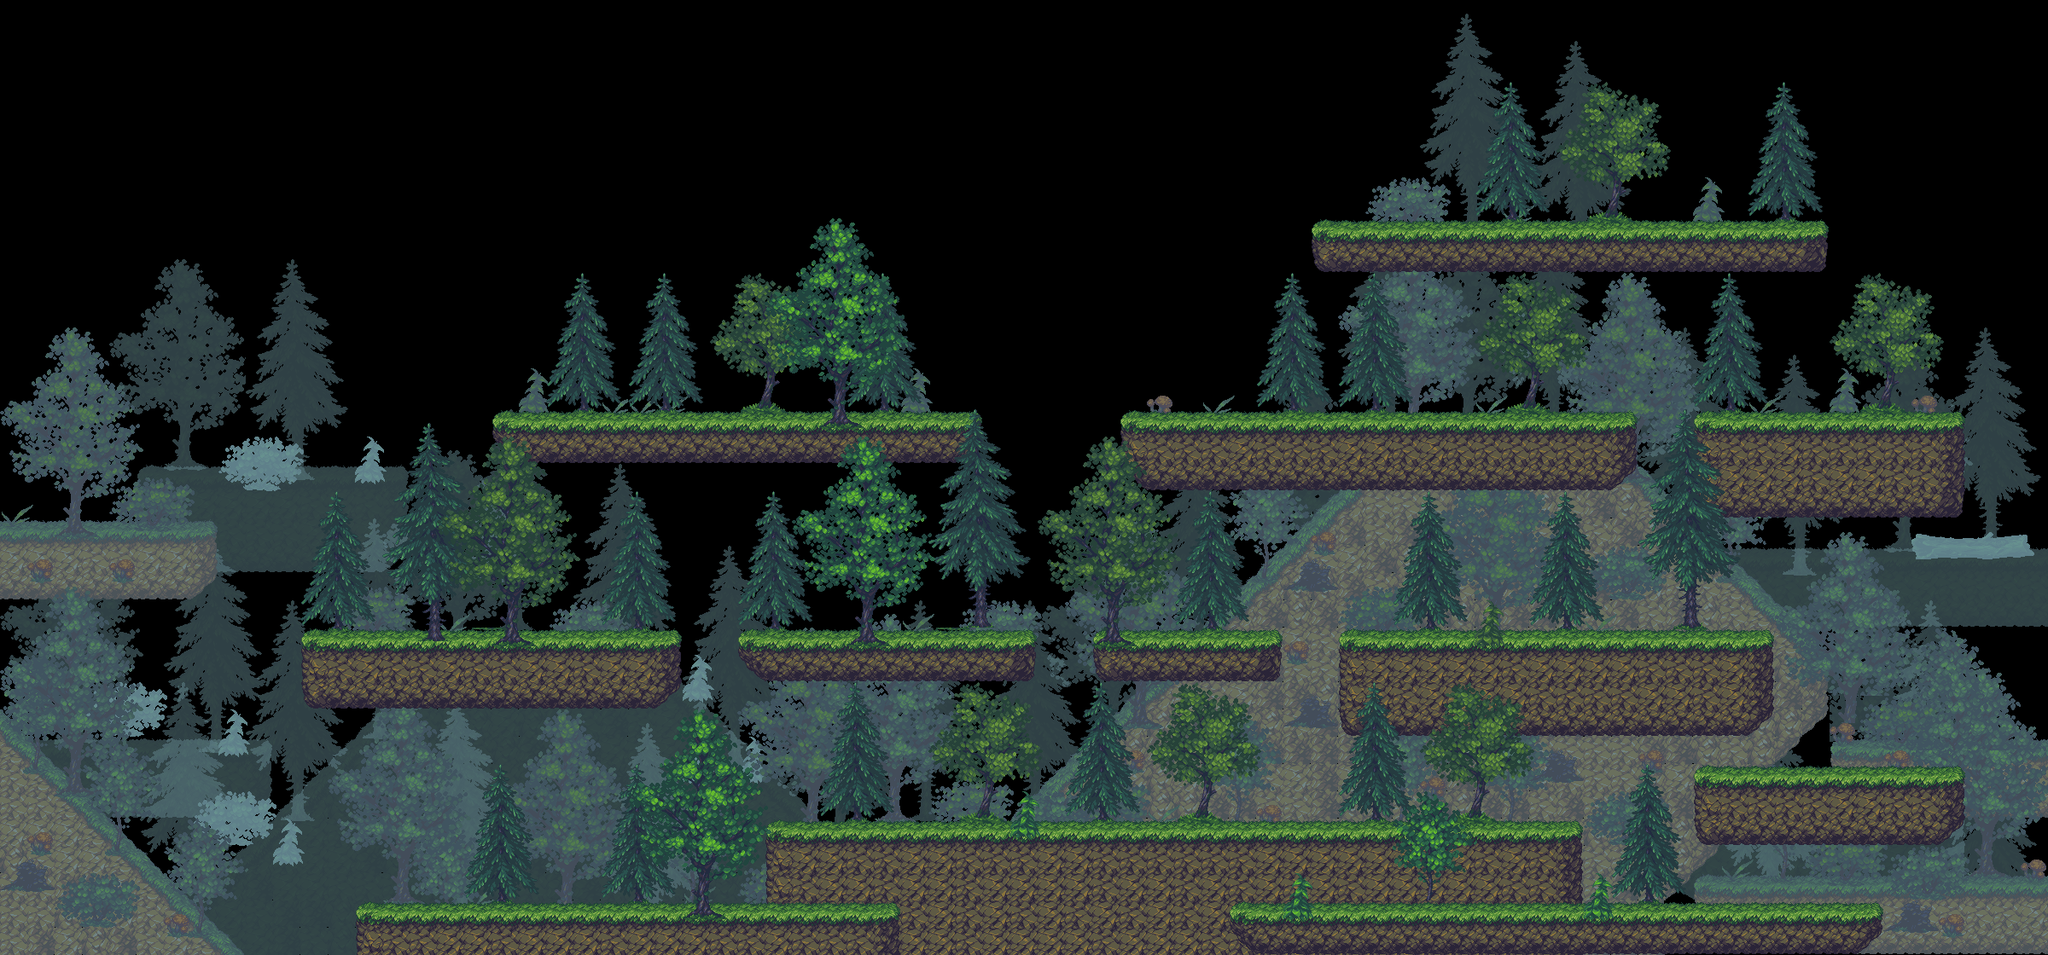

Below is a game level as drawn by its tile map, then a one-line description and the .tmx that defines it (tile-layer data replaced by summaries):
An orthogonal 75x35 tile map with 32x32 px tiles, 10 tile layers (TerrainBG, NormalBG, TransposedBG, TerrainM, ...) and 74 objects (5x fire, 3x water, health, time2).

<map version="1.10" tiledversion="1.10.1" orientation="orthogonal" renderorder="right-down" width="75" height="35" tilewidth="32" tileheight="32" infinite="0" nextlayerid="32" nextobjectid="102">
 <tileset firstgid="1" source="../_Template/tileset/wood-sunny.tsx" />
 <group id="15" name="TILES">
  <group id="23" name="Background" opacity="0.5">
   <layer id="24" name="TerrainBG" width="75" height="35">
    <data>[2625 cells, 369 non-empty, 18 distinct tile ids]</data>
   </layer>
   <layer id="25" name="NormalBG" width="75" height="35">
    <data>[2625 cells, 534 non-empty, 36 distinct tile ids]</data>
   </layer>
   <layer id="26" name="TransposedBG" width="75" height="35" offsetx="0" offsety="-16">
    <data>[2625 cells, 742 non-empty, 84 distinct tile ids]</data>
   </layer>
  </group>
  <group id="27" name="Middle">
   <layer id="28" name="TerrainM" width="75" height="35">
    <data>[2625 cells, 586 non-empty, 30 distinct tile ids]</data>
   </layer>
   <layer id="29" name="NormalM" width="75" height="35">
    <data>[2625 cells, 534 non-empty, 76 distinct tile ids]</data>
   </layer>
   <layer id="30" name="TransposedM" width="75" height="35" offsetx="0" offsety="-16">
    <data>[2625 cells, 410 non-empty, 82 distinct tile ids]</data>
   </layer>
  </group>
  <group id="2" name="Foreground">
   <layer id="5" name="TerrainFG" width="75" height="35">
    <data>[2625 cells, 533 non-empty, 48 distinct tile ids]</data>
   </layer>
   <layer id="4" name="NormalFG" width="75" height="35">
    <data>[2625 cells, 674 non-empty, 115 distinct tile ids]</data>
   </layer>
   <layer id="13" name="TransposedFG" width="75" height="35" locked="1" offsetx="0" offsety="-16">
    <data>[2625 cells, 59 non-empty, 59 distinct tile ids]</data>
   </layer>
  </group>
  <layer id="31" name="Before" width="75" height="35">
   <properties>
    <property name="z" type="int" value="11" />
   </properties>
   <data>[2625 cells, 235 non-empty, 101 distinct tile ids]</data>
  </layer>
 </group>
 <objectgroup color="#ffaa00" id="17" name="Ground" visible="0" locked="1">
  <object id="2" x="1553" y="271" width="577" height="17" />
  <object id="3" x="1324.83" y="496.5" width="574.667" height="24.5" />
  <object id="4" x="1997.5" y="494.5" width="292.5" height="23" />
  <object id="5" x="1588" y="750" width="481" height="21.5" />
  <object id="6" x="878.33" y="750" width="322" height="20.5" />
  <object id="7" x="596.5" y="494.5" width="541" height="19" />
  <object id="8" x="369.5" y="749" width="415.5" height="21" />
  <object id="9" x="433" y="1069.5" width="608" height="20" />
  <object id="10" x="911.5" y="972" width="926.5" height="24" />
  <object id="36" x="1289.5" y="750" width="202.5" height="19.5" />
  <object id="39" x="1456.33" y="1070.67" width="740.333" height="15" />
  <object id="40" x="1996.33" y="909" width="296" height="16" />
 </objectgroup>
 <objectgroup color="#ff0000" id="18" name="Enemies">
  <object id="43" x="510" y="736.667">
   <properties>
    <property name="block" type="int" value="1" />
   </properties>
   <polyline points="0,0 203.333,-0.666667" />
  </object>
  <object id="48" x="1025.33" y="737.333">
   <properties>
    <property name="block" type="int" value="2" />
   </properties>
   <polyline points="0,0 155.333,-0.666667" />
  </object>
  <object id="50" x="942.667" y="961.34">
   <properties>
    <property name="block" type="int" value="2" />
   </properties>
   <polyline points="0,0 253.333,-0.00666667" />
  </object>
  <object id="51" x="1356.67" y="960.667">
   <properties>
    <property name="block" type="int" value="2" />
   </properties>
   <polyline points="0,0 220.666,-0.666667" />
  </object>
  <object id="52" x="1512" y="958.673">
   <properties>
    <property name="block" type="int" value="2" />
   </properties>
   <polyline points="0,0 305.333,-0.00666667" />
  </object>
  <object id="53" x="1480.67" y="1061.33">
   <properties>
    <property name="block" type="int" value="3" />
   </properties>
   <polyline points="0,0 253.698,-1.18557" />
  </object>
  <object id="56" x="1874" y="1059.33">
   <properties>
    <property name="block" type="int" value="3" />
   </properties>
   <polyline points="0,0 233.333,-6.66667e-07" />
  </object>
  <object id="57" x="2009.33" y="900">
   <properties>
    <property name="block" type="int" value="3" />
   </properties>
   <polyline points="0,0 80.6663,-6.66667e-05" />
  </object>
  <object id="59" x="1298" y="737.333">
   <properties>
    <property name="block" type="int" value="4" />
   </properties>
   <polyline points="0,0 163.333,-2.00007" />
  </object>
  <object id="60" x="1807.33" y="740">
   <properties>
    <property name="block" type="int" value="3" />
   </properties>
   <polyline points="0,0 247.333,-2.00007" />
  </object>
  <object id="61" x="2010.67" y="485.333">
   <properties>
    <property name="block" type="int" value="4" />
   </properties>
   <polyline points="0,0 152.666,-2.00007" />
  </object>
  <object id="62" x="1717.33" y="484.667">
   <properties>
    <property name="block" type="int" value="4" />
   </properties>
   <polyline points="0,0 142.666,-2.00007" />
  </object>
  <object id="63" x="1353.33" y="485.333">
   <properties>
    <property name="block" type="int" value="4" />
   </properties>
   <polyline points="0,0 189.333,-2.00007" />
  </object>
  <object id="64" x="1587.33" y="259.333">
   <properties>
    <property name="block" type="int" value="4" />
   </properties>
   <polyline points="0,0 247.333,-2.00007" />
  </object>
  <object id="65" x="1843.33" y="260">
   <properties>
    <property name="block" type="int" value="4" />
   </properties>
   <polyline points="0,0 247.333,-2.00007" />
  </object>
  <object id="90" x="483.687" y="1055.1">
   <properties>
    <property name="block" type="int" value="1" />
   </properties>
   <polyline points="0,0 203.333,-0.666667" />
  </object>
  <object id="91" x="759.91" y="1055.1">
   <properties>
    <property name="block" type="int" value="1" />
   </properties>
   <polyline points="0,0 203.333,-0.666667" />
  </object>
 </objectgroup>
 <objectgroup color="#ffff00" id="19" name="Objects">
  <object id="92" type="fire" x="796.661" y="501.47">
   <point />
  </object>
  <object id="93" type="fire" x="932.994" y="502.655">
   <point />
  </object>
  <object id="96" type="fire" x="1791.3" y="1080">
   <point />
  </object>
  <object id="97" type="fire" x="2177.78" y="919.954">
   <point />
  </object>
  <object id="99" type="fire" x="1700.02" y="758.725">
   <point />
  </object>
 </objectgroup>
 <objectgroup color="#00ff00" id="20" name="Items">
  <object id="94" type="health" x="866.606" y="489.614">
   <point />
  </object>
  <object id="95" type="water" x="1010.05" y="1065.77">
   <point />
  </object>
  <object id="98" type="time2" x="2239.42" y="900.985">
   <point />
  </object>
  <object id="100" type="water" x="1627.7" y="746.87">
   <point />
  </object>
  <object id="101" type="water" x="1957.27" y="265.554">
   <point />
  </object>
 </objectgroup>
 <objectgroup color="#ff00ff" id="21" name="Ladders">
  <object id="11" x="519.667" y="748" width="19.3333" height="314.667" />
  <object id="12" x="653" y="493.667" width="18.3333" height="249" />
  <object id="13" x="971" y="971" width="16.3333" height="90.6667" />
  <object id="14" x="1077" y="493" width="14.6667" height="249" />
  <object id="15" x="1373" y="495" width="14.3333" height="248.667" />
  <object id="16" x="1118" y="747.667" width="15.3333" height="218" />
  <object id="17" x="1910.33" y="746.334" width="15.3333" height="317.333" />
  <object id="18" x="1767.33" y="494" width="15.3333" height="248" />
  <object id="19" x="2025" y="492" width="15.3333" height="252" />
  <object id="20" x="2082" y="269.333" width="14" height="216.333" />
  </objectgroup>
 <objectgroup color="#ffffff" id="22" name="Player">
  <!-- 21 objects omitted --></objectgroup>
</map>
<!-- 25 of 74 objects omitted -->
